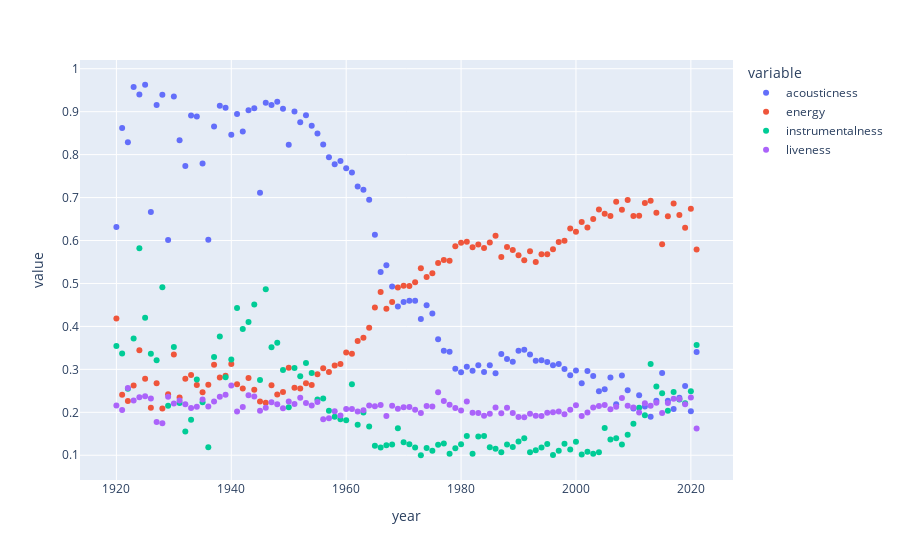

The cell this chart's notebook holds for it:
### Code cell
#Data visualization
import plotly.express as px

observe_features = ['acousticness', 'energy', 'instrumentalness', 'liveness']

#observing trend in above features as a function of year
fig = px.scatter(year_df, x = 'year', y = observe_features)

fig.show()
